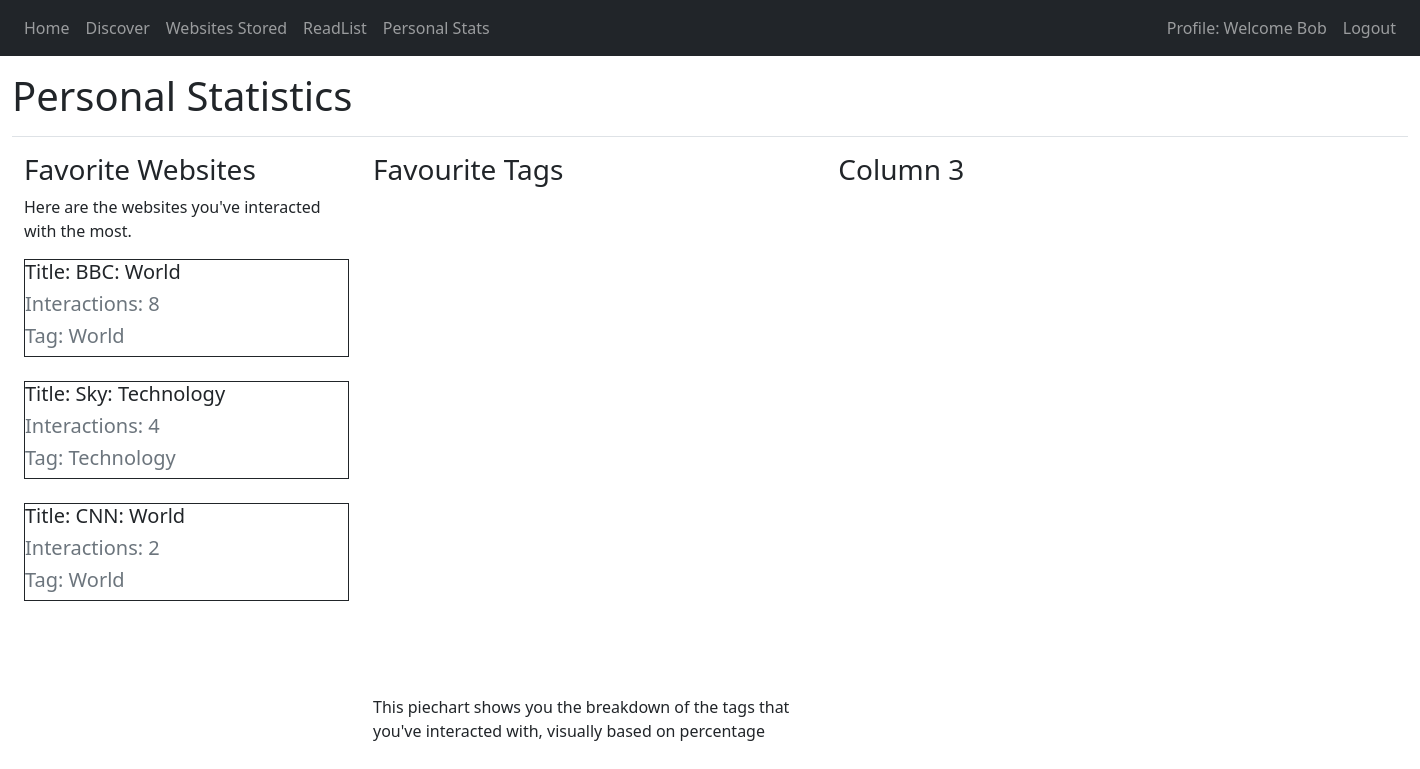
The page /user_stats (signed in) on the database as committed earlier.
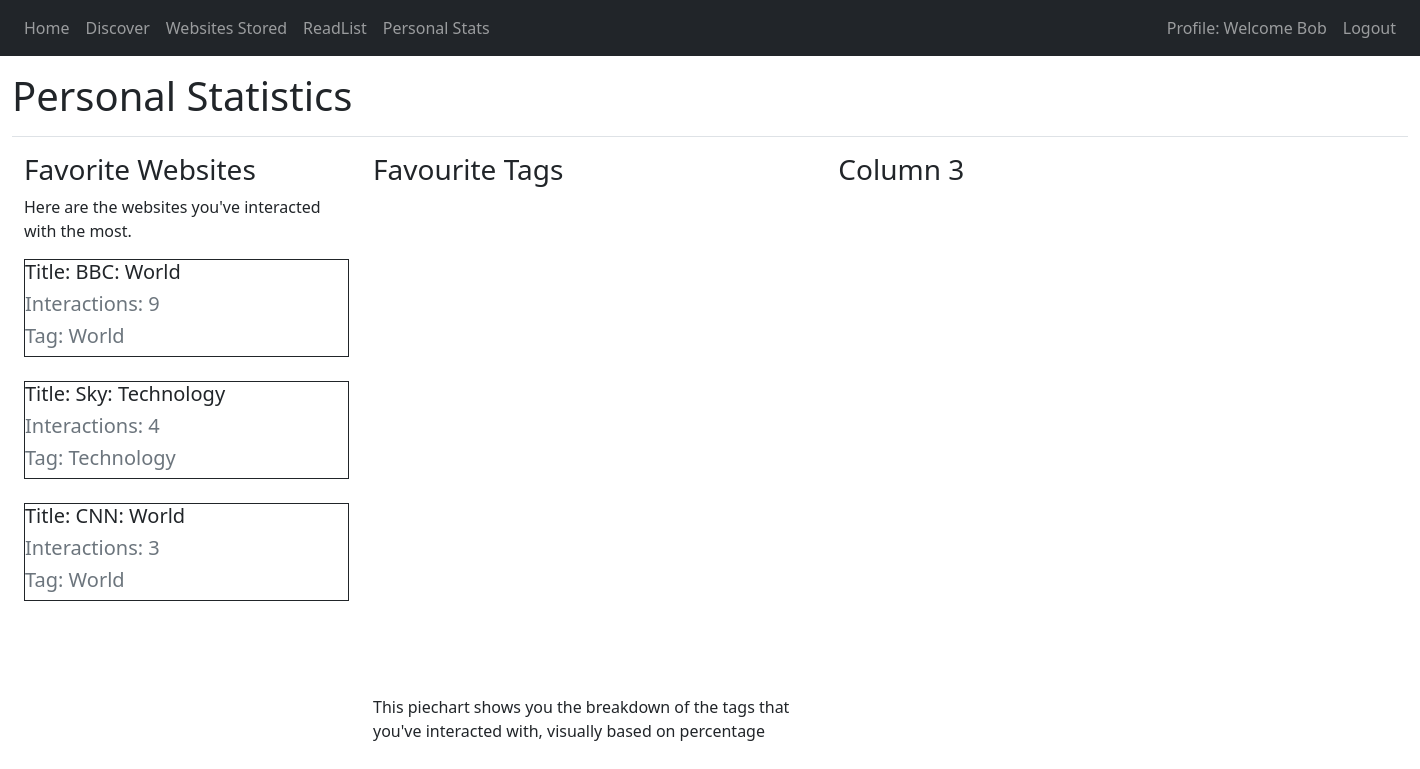
The same page on the database as committed later.
### website/db_models.py (models this page shows)
class User(db.Model, UserMixin):
    id = db.Column(db.Integer, primary_key=True)
    email = db.Column(db.String(150), unique=True)
    password = db.Column(db.String(150))
    username = db.Column(db.String(150))
    date_signed_up = db.Column(db.DateTime(timezone=True), default=func.now())
    feeds = db.relationship('RSS_Data')
    liked = db.relationship('Readlist')

class RSS_Data(db.Model):
    id = db.Column(db.Integer, primary_key=True)
    title = db.Column(db.String(10000))
    link = db.Column(db.String(10000))
    clicks = db.Column(db.Integer)
    tag_id = db.Column(db.Integer, db.ForeignKey('tags.id'))
    tag = db.Relationship('Tags', back_populates='website')
    user_id = db.Column(db.Integer, db.ForeignKey('user.id'))

class Tags(db.Model):
    id = db.Column(db.Integer, primary_key=True)
    name = db.Column(db.String(10000))
    website = db.relationship('RSS_Data', back_populates='tag')

### website/views.py (the view)
@views.route('/user_stats', methods=['GET', 'POST'])
@login_required
def user_stats():
    global_tags = Tags.query.all()
    global_tags_named = [tag.name for tag in global_tags]
    global_tags_id = [tag.id for tag in global_tags]
    stats_data = tag_counter()
    global_tag_clicks = global_tag_counter()
    print(global_tag_clicks)
    user_websites = RSS_Data.query.filter_by(user_id=current_user.id).order_by(RSS_Data.clicks.desc()).limit(4)
    return render_template("user_stats.html", user=current_user, stats_data=stats_data,global_tags=global_tags, named_tags=global_tags_named, id_tags=global_tags_id, websites=user_websites, global_clicks=global_tag_clicks)

### website/__init__.py (called while the page is built)
def create_app():
    app = Flask(__name__)
    app.config['SECRET_KEY'] = 'sadads asdasgf asddf'
    app.config['SQLALCHEMY_DATABASE_URI'] = f'sqlite:///{DB_NAME}'
    db.init_app(app)
    from .views import views
    from .auth import auth
    app.register_blueprint(views, url_prefix='/')
    app.register_blueprint(auth, url_prefix='/')
    from .db_models import User
    with app.app_context():
        db.create_all()
    login_manager = LoginManager()
    login_manager.login_view = 'auth.login'
    login_manager.init_app(app)
    @login_manager.user_loader
    def load_user(id):
        return User.query.get(int(id))
    return app

### website/rec_alg.py (called while the page is built)
def tag_counter():
    tag_clicks = {}
    tags = Tags.query.all()
    for tag in tags:
        tag_clicks[tag.id] = 0
    websites = RSS_Data.query.all()
    user_websites = [website for website in websites if website.user_id == current_user.id]
    for website in user_websites:
        tag_clicks[website.tag_id] += website.clicks
    sorted_tag_clicks = dict(sorted(tag_clicks.items(), key=lambda tag: tag[1], reverse=True))
    return sorted_tag_clicks

def global_tag_counter():
    tag_clicks = {}
    tags = Tags.query.all()
    for tag in tags:
        tag_clicks[tag.id] = 0
    websites = RSS_Data.query.all()
    global_websites = [website for website in websites]
    for website in global_websites:
        tag_clicks[website.tag_id] += website.clicks
    sorted_tag_clicks = dict(sorted(tag_clicks.items(), key=lambda tag: tag[1], reverse=True))
    return sorted_tag_clicks

### website/templates/user_stats.html (shortened to what this page needs)
{% extends "base.html" %}
{% block content %}
    <head>
    </head>
    <div class="d-flex justify-content-between flex-wrap flex-md-nowrap pt-3 pb-2 mb-3 border-bottom">
        <h1>Personal Statistics</h1>
    </div>
    <div class="container-fluid">
        <div class="row">
            <div class="col-md-3">
                <div class="column-content">
                    <h3>Favorite Websites</h3>
                    <p>Here are the websites you've interacted with the most.</p>
                <div>
                    {% for website in websites %}
                        <div class="border border-dark">
                            <h5>Title: {{ website.title }}</h5>
                            <h5 class="text-muted">Interactions: {{ website.clicks }}</h5>
                            {% for tag in global_tags %}
                                {% if tag.id == website.tag_id %}
                                <h5 class="text-muted">Tag: {{ tag.name }}</h5>
                                {% endif %}
                            {% endfor %}
                        </div>
                        <br>
                    {% endfor %}
                </div>
                </div>
            </div>
            <div class="col-md-4">
                <div class="column-content">
                    <h3>Favourite Tags</h3>
                    <div id="piechart" style="width: 700px; height: 500px;"></div>
                    <p>This piechart shows you the breakdown of the tags that you've interacted with, visually based on
                        percentage</p>
                </div>
            </div>
            <div class="col-md-3">
                <div class="column-content">
                    <h3>Column 3</h3>
                    <div id="columnchart_material" class="chart" style="width: 700px; height: 500px;></div>
                </div>
            </div>
        </div>
    </div>
{% endblock %}

### website/templates/base.html (shortened to what this page needs)
<!DOCTYPE html>
<html lang="en">
<head>
    <link rel="stylesheet" href="https://stackpath.bootstrapcdn.com/bootstrap/4.4.1/css/bootstrap.min.css"
>
    <link href="https://cdn.jsdelivr.net/npm/bootstrap@5.0.1/dist/css/bootstrap.min.css" rel="stylesheet">
</head>
<body>
<nav class="navbar navbar-expand-lg navbar-dark bg-dark">
    <div class="collapse navbar-collapse" id="navbar">
        <div class="navbar-nav">
            {% if user.is_authenticated %}
                <a class="nav-item nav-link" id="home" href="/">Home</a>
                <a class="nav-item nav-link" id="discover" href="/discover">Discover</a>
                <a class="nav-item nav-link" id="add_links" href="/add_links">Websites Stored</a>
                <a class="nav-item nav-link" id="read_later" href="/read_later">ReadList</a>
                <a class="nav-item nav-link" id="user_stats" href="/user_stats">Personal Stats</a>
            {% else %}
                <a class="nav-item nav-link" id="login" href="/login">Login</a>
                <a class="nav-item nav-link" id="signUp" href="/sign-up">Sign Up</a>
            {% endif %}
        </div>
        {% if user.is_authenticated %}
            <div class="navbar-nav ms-auto">
                <a class="nav-item nav-link " id="profile" href="/profile">Profile: Welcome {{ user.username }}</a>
            <a class="nav-item nav-link" id="logout" href="/logout">Logout</a>
            </div>
        {% endif %}
    </div>
</nav>
<div class="container-fluid">
    {% block content %}{% endblock %}
</div>
<script
        src="https://code.jquery.com/jquery-3.2.1.slim.min.js"
></script>
</body>
</html>

Rows that differ between the two databases and show on the page:
changed RSS_Data "BBC: World": clicks "8" → "9"
changed RSS_Data "CNN: World": clicks "2" → "3"
